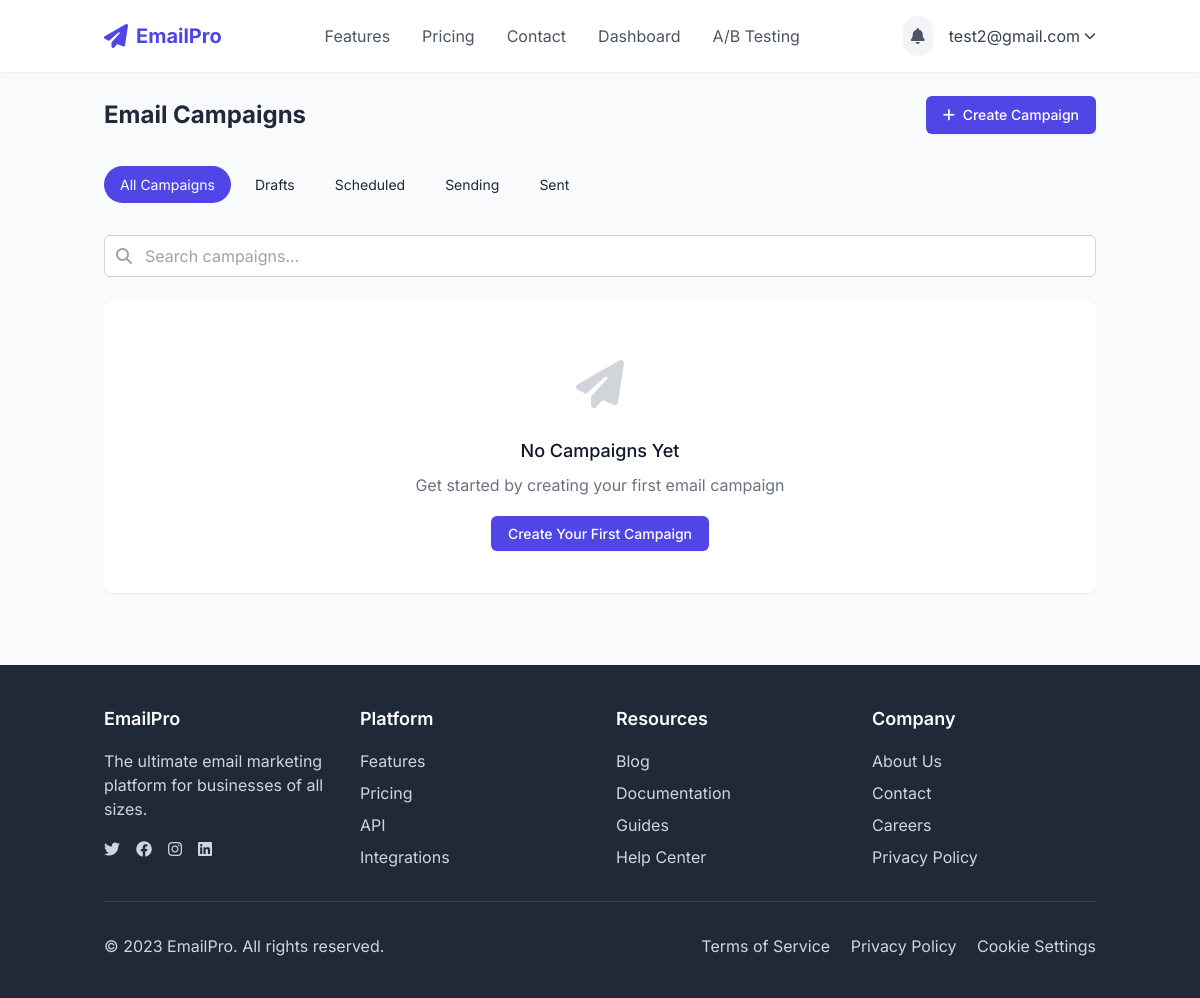
/campaigns/ (signed in), run on an earlier commit of the app's database.
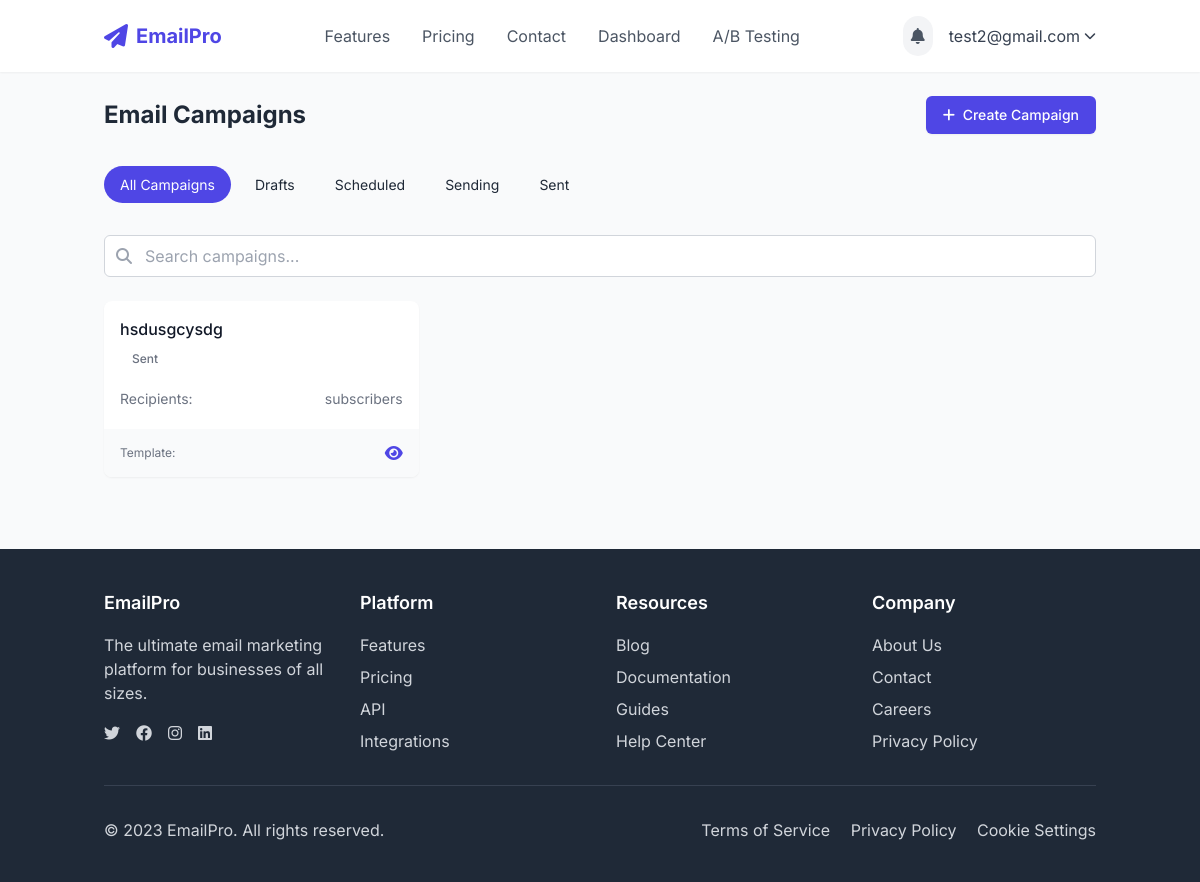
And on a later commit of the database.
### marketing/models.py (models this page shows, shortened)
class Campaign(models.Model):
    STATUS_CHOICES = [
        ('draft', 'Draft'),
        ('scheduled', 'Scheduled'),
        ('sending', 'Sending'),
        ('sent', 'Sent'),
        ('cancelled', 'Cancelled'),
    ]
    owner = models.ForeignKey(settings.AUTH_USER_MODEL, on_delete=models.CASCADE, related_name='campaigns')
    name = models.CharField(max_length=100)
    subject = models.CharField(max_length=255)
    slug = models.SlugField(max_length=255, unique=True)
    from_email = models.EmailField(max_length=255)
    from_name = models.CharField(max_length=100)
    reply_to = models.EmailField(max_length=255, blank=True)
    content = models.TextField()
    html_content = models.TextField(blank=True)
    lists = models.ManyToManyField(SubscriberList, related_name='campaigns')
    template = models.ForeignKey(EmailTemplate, on_delete=models.SET_NULL, null=True, blank=True)
    status = models.CharField(max_length=20, choices=STATUS_CHOICES, default='draft')
    schedule_time = models.DateTimeField(null=True, blank=True)
    sent_time = models.DateTimeField(null=True, blank=True)
    created_at = models.DateTimeField(auto_now_add=True)
    updated_at = models.DateTimeField(auto_now=True)
    class Meta:
        ordering = ['-created_at']

### marketing/views.py (the view)
# urls.py: path('campaigns/', views.campaigns, name='campaigns'),
@login_required
def campaigns(request):
    campaigns = Campaign.objects.filter(owner=request.user).order_by('-created_at')
    return render(request, 'marketing/campaigns.html', {'campaigns': campaigns})

### templates/marketing/campaigns.html (shortened to what this page needs)
{% extends 'base.html' %}
{% load static %}
{% load user_tags %}
{% block content %}
<div class="container max-w-7xl mx-auto">
    <div class="flex justify-between items-center mb-6">
        <h1 class="text-2xl font-bold text-gray-800">Email Campaigns</h1>
        <div class="flex gap-3">
            <a href="{% url 'add_campaign' %}" class="px-4 py-2 border border-transparent rounded-md shadow-sm text-sm font-medium text-white bg-indigo-600 hover:bg-indigo-700">
                <i class="fas fa-plus mr-1"></i> Create Campaign
            </a>
        </div>
    </div>
    <div class="mb-6 status-filter">
        <div class="inline-flex space-x-2">
            <button class="status-button active" data-status="all">All Campaigns</button>
            <button class="status-button" data-status="draft">Drafts</button>
            <button class="status-button" data-status="scheduled">Scheduled</button>
            <button class="status-button" data-status="sending">Sending</button>
            <button class="status-button" data-status="sent">Sent</button>
        </div>
    </div>
    <div class="mb-6">
        <div class="relative">
            <input type="text" id="campaign-search" placeholder="Search campaigns..." class="w-full pl-10 pr-4 py-2 border border-gray-300 rounded-md focus:outline-none focus:ring-indigo-500 focus:border-indigo-500">
            <div class="absolute inset-y-0 left-0 pl-3 flex items-center pointer-events-none">
            </div>
        </div>
    </div>
    {% if campaigns %}
    <div class="grid grid-cols-1 md:grid-cols-2 lg:grid-cols-3 gap-6 campaign-grid">
        {% for campaign in campaigns %}
        <div class="campaign-card bg-white rounded-lg shadow-sm overflow-hidden" data-name="{{ campaign.name|lower }}" data-status="{{ campaign.status|lower }}">
            <div class="p-4">
                <div class="flex justify-between items-start">
                    <div>
                        <h3 class="font-medium text-gray-900 truncate">{{ campaign.name }}</h3>
                        <p class="text-sm text-gray-500 mt-1">
                            <span class="status-badge ">
                                {{ campaign.status|title }}
                            </span>
                        </p>
                    </div>
                </div>
                <div class="mt-4">
                    <div class="flex justify-between text-sm text-gray-500 mb-1">
                        <span>Recipients:</span>
                        <span>{{ campaign.recipient_count }} subscribers</span>
                    </div>
                </div>
            </div>
            <div class="bg-gray-50 px-4 py-3 flex justify-between items-center">
                <span class="text-xs text-gray-500">Template: {{ campaign.email_template.name|truncatechars:25 }}</span>
                <div class="flex gap-2">
                    <a href="{% url 'campaign_detail' pk=campaign.id %}" class="text-indigo-600 hover:text-indigo-800">
                        <i class="fas fa-eye"></i>
                    </a>
                </div>
            </div>
        </div>
        {% endfor %}
    </div>
    {% else %}
    <div class="text-center py-12 bg-white rounded-lg shadow-sm">
        <div class="empty-state-icon mb-4">
            <i class="fas fa-paper-plane"></i>
        </div>
        <h3 class="text-lg font-medium text-gray-900 mb-2">No Campaigns Yet</h3>
        <p class="text-gray-500 mb-6">Get started by creating your first email campaign</p>
        <a href="{% url 'add_campaign' %}" class="px-4 py-2 border border-transparent rounded-md shadow-sm text-sm font-medium text-white bg-indigo-600 hover:bg-indigo-700">
            Create Your First Campaign
        </a>
    </div>
    {% endif %}
</div>
{% endblock %}

What changed in the data, as far as the page shows it:
added Campaign: name "hsdusgcysdg", status "Sent"
Also different on the page:
text no longer shown: "No Campaigns Yet Get started by creating your first email campaign Create Your First Campaign"
